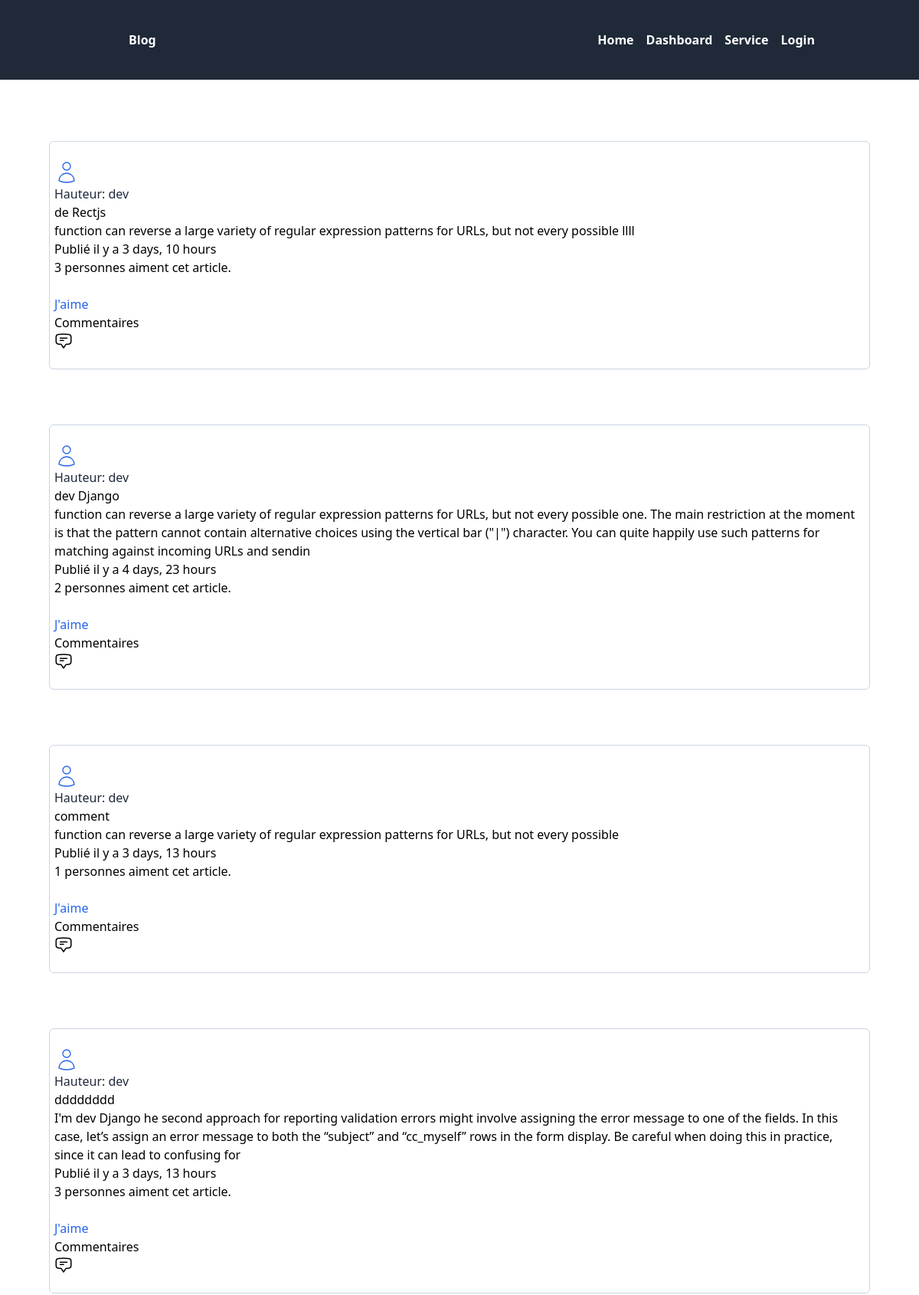
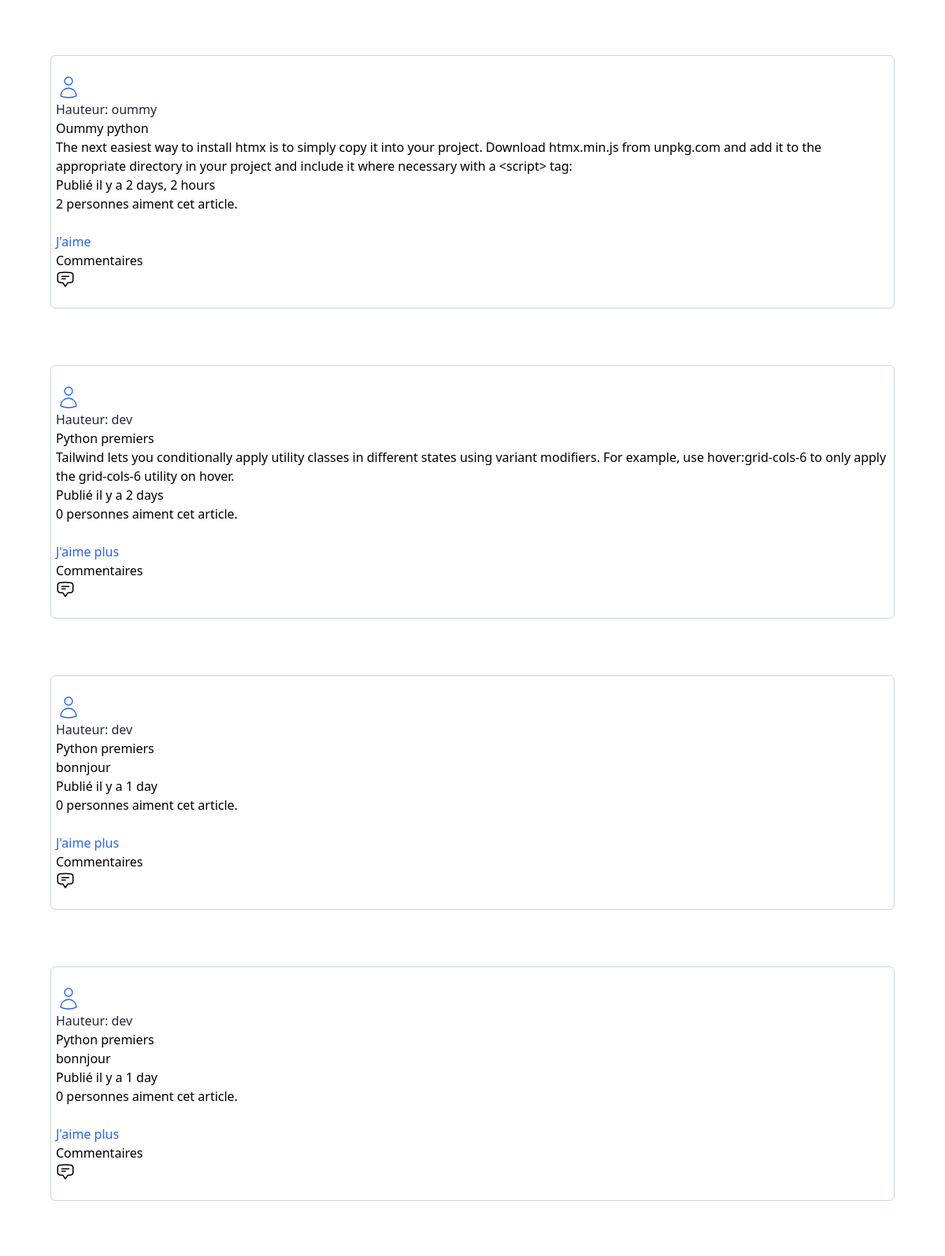
The page / (upper part) on the database its author committed (2 pictures, top to bottom).
### src/models.py (models this page shows, shortened)
class BLog(models.Model):
    user = models.ForeignKey(User, on_delete=models.CASCADE)
    category = models.ForeignKey(CategoryBlog, on_delete=models.CASCADE)
    name = models.CharField(max_length =150, blank=True, null=True)
    Text  = models.TextField(max_length=1000 )
    image = models.ImageField(upload_to="image", blank=True)
    date = models.DateTimeField(auto_now=True)
    likes = models.ManyToManyField(User, related_name='blog_likes', blank=True)

class User(AbstractUser):
    pass

### src/views.py (the view)
# urls.py: path('', views.index, name="index" ),
def index(request):
    post = BLog.objects.all()
    return render(request, 'index.html', {'post':post})

### src/templates/index.html (shortened to what this page needs)
{% extends 'base.html' %}
{% block content %}
{% for posts in  post %}
   <div class="flex items-stretch mt-2 m-16 space-x-1 ">
        <div class="px-1.5 py-6 bg-gray-200/150 mt-2 rounded-md w-full border
        border-slate-300">
        <p class="text-slate-800"> Hauteur: {{posts.user.username}}</p>
        <p>{{posts.name}}</p>
        <p>{{posts.Text}}</p>
        <span> Publié il y a {{posts.date|timesince}}</span>
       <p>{{ posts.likes.count }} personnes aiment cet article.</p><br>
       {% if posts.likes.count  %}
        <form action="" hx-post="{% url 'likes' posts.id %}" hx-target="body">
          <button   class="text-blue-600" type="submit">J'aime</button>
        </form>
         {% else %}
         <form action="" hx-post="{% url 'likes' posts.id %}" hx-target="body">
          <button   class="text-blue-600" type="submit">J'aime plus </button><br>
        </form>
       {% endif %}
     <a href="{% url 'comment_post' posts.id %}">Commentaires
    </a>
     </div>
</div>
{% endfor %}
{% endblock content %}

### templates/base.html (shortened to what this page needs)
<!DOCTYPE html>
<html lang="en">
<head>
    {% load static %}
    <script src="https://cdn.tailwindcss.com"></script>
</head>
<body>
    {% include 'navabar.html' %}
   {% block content %}
   {% endblock content %}
</body>
</html>

### templates/navabar.html (shortened to what this page needs)
<nav class="bg-gray-800 p-10">
  <div class="container max-auto  flex justify-between items-center pl-42">
     <div class="text-white font-bold pl-32">
          <a href="">Blog</a>
     </div>
     <div class="hidden md:flex  space-x-4 pl-20 ">
        <a class="text-white font-bold hover:underline decoration-sky-500" href="{% url 'index' %}">Home</a>
        <a class="text-white font-bold hover:underline decoration-sky-500" href="{% url 'dashboard' %}">Dashboard</a>
        <a class="text-white font-bold hover:underline decoration-sky-500" href="">Service</a>
        {% if user.is_authenticated %}
        <a class="text-white font-bold hover:underline decoration-sky-500" href="{% url 'user_logut' %}">Logout</a>
         <samp class="text-white">{{user.username}}</samp>
         {% else %}
         <a class="text-white font-bold hover:underline decoration-sky-500" href="{% url 'user_login' %}">Login</a>
        {% endif %}
     </div>
  </div>
</nav>

### rows shown on the page
BLog: user.username "dev", name "de Rectjs", Text "function can reverse a large variety of regular expression patterns for URLs, but not every possible llll", date "3 days, 10 hours", likes.count "3", shows "J'aime"
BLog: user.username "dev", name "dev Django", Text "function can reverse a large variety of regular expression patterns for URLs, but not every possible one. The main restriction at the moment is that the pattern cannot contain alternative choices using the vertical bar (\"|\") character. You can quite happily use such patterns for matching against incoming URLs and sendin", date "4 days, 23 hours", likes.count "2", shows "J'aime"
BLog: user.username "dev", name "comment", Text "function can reverse a large variety of regular expression patterns for URLs, but not every possible", date "3 days, 13 hours", likes.count "1", shows "J'aime"
BLog: user.username "dev", name "dddddddd", Text "I'm dev Django he second approach for reporting validation errors might involve assigning the error message to one of the fields. In this case, let’s assign an error message to both the “subject” and “cc_myself” rows in the form display. Be careful when doing this in practice, since it can lead to confusing for", date "3 days, 13 hours", likes.count "3", shows "J'aime"
BLog: user.username "oummy", name "Oummy python", Text "The next easiest way to install htmx is to simply copy it into your project. Download htmx.min.js from unpkg.com and add it to the appropriate directory in your project and include it where necessary with a <script> tag:", date "2 days, 2 hours", likes.count "2", shows "J'aime"
BLog: user.username "dev", name "Python premiers", Text "Tailwind lets you conditionally apply utility classes in different states using variant modifiers. For example, use hover:grid-cols-6 to only apply the grid-cols-6 utility on hover.", date "2 days", likes.count "0", shows "J'aime plus"
BLog: user.username "dev", name "Python premiers", Text "bonnjour", date "1 day", likes.count "0", shows "J'aime plus"
BLog: user.username "dev", name "Python premiers", Text "bonnjour", date "1 day", likes.count "0", shows "J'aime plus"
